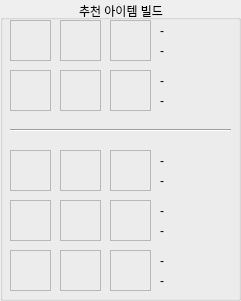
   <widget class="QGroupBox" name="groupBox_4">
    <property name="geometry">
     <rect>
      <x>480</x>
      <y>10</y>
      <width>241</width>
      <height>301</height>
     </rect>
    </property>
    <property name="layoutDirection">
     <enum>Qt::RightToLeft</enum>
    </property>
    <property name="title">
     <string>추천 아이템 빌드</string>
    </property>
    <property name="alignment">
     <set>Qt::AlignCenter</set>
    </property>
    <widget class="Line" name="line">
     <property name="geometry">
      <rect>
       <x>10</x>
       <y>120</y>
       <width>221</width>
       <height>21</height>
      </rect>
     </property>
     <property name="orientation">
      <enum>Qt::Horizontal</enum>
     </property>
    </widget>
    <widget class="QLabel" name="startitem_img_1">
     <property name="geometry">
      <rect>
       <x>10</x>
       <y>20</y>
       <width>41</width>
       <height>41</height>
      </rect>
     </property>
     <property name="frameShape">
      <enum>QFrame::StyledPanel</enum>
     </property>
     <property name="text">
      <string/>
     </property>
    </widget>
    <widget class="QLabel" name="startitem_img_2">
     <property name="geometry">
      <rect>
       <x>60</x>
       <y>20</y>
       <width>41</width>
       <height>41</height>
      </rect>
     </property>
     <property name="frameShape">
      <enum>QFrame::StyledPanel</enum>
     </property>
     <property name="text">
      <string/>
     </property>
    </widget>
    <widget class="QLabel" name="startitem_img_4">
     <property name="geometry">
      <rect>
       <x>10</x>
       <y>70</y>
       <width>41</width>
       <height>41</height>
      </rect>
     </property>
     <property name="frameShape">
      <enum>QFrame::StyledPanel</enum>
     </property>
     <property name="text">
      <string/>
     </property>
    </widget>
    <widget class="QLabel" name="startitem_img_5">
     <property name="geometry">
      <rect>
       <x>60</x>
       <y>70</y>
       <width>41</width>
       <height>41</height>
      </rect>
     </property>
     <property name="frameShape">
      <enum>QFrame::StyledPanel</enum>
     </property>
     <property name="text">
      <string/>
     </property>
    </widget>
    <widget class="QLabel" name="item_img_1">
     <property name="geometry">
      <rect>
       <x>10</x>
       <y>150</y>
       <width>41</width>
       <height>41</height>
      </rect>
     </property>
     <property name="frameShape">
      <enum>QFrame::StyledPanel</enum>
     </property>
     <property name="text">
      <string/>
     </property>
    </widget>
    <widget class="QLabel" name="item_img_2">
     <property name="geometry">
      <rect>
       <x>60</x>
       <y>150</y>
       <width>41</width>
       <height>41</height>
      </rect>
     </property>
     <property name="frameShape">
      <enum>QFrame::StyledPanel</enum>
     </property>
     <property name="text">
      <string/>
     </property>
    </widget>
    <widget class="QLabel" name="item_img_3">
     <property name="geometry">
      <rect>
       <x>110</x>
       <y>150</y>
       <width>41</width>
       <height>41</height>
      </rect>
     </property>
     <property name="frameShape">
      <enum>QFrame::StyledPanel</enum>
     </property>
     <property name="text">
      <string/>
     </property>
    </widget>
    <widget class="QLabel" name="item_img_4">
     <property name="geometry">
      <rect>
       <x>10</x>
       <y>200</y>
       <width>41</width>
       <height>41</height>
      </rect>
     </property>
     <property name="frameShape">
      <enum>QFrame::StyledPanel</enum>
     </property>
     <property name="text">
      <string/>
     </property>
    </widget>
    <widget class="QLabel" name="item_img_5">
     <property name="geometry">
      <rect>
       <x>60</x>
       <y>200</y>
       <width>41</width>
       <height>41</height>
      </rect>
     </property>
     <property name="frameShape">
      <enum>QFrame::StyledPanel</enum>
     </property>
     <property name="text">
      <string/>
     </property>
    </widget>
    <widget class="QLabel" name="item_img_6">
     <property name="geometry">
      <rect>
       <x>110</x>
       <y>200</y>
       <width>41</width>
       <height>41</height>
      </rect>
     </property>
     <property name="frameShape">
      <enum>QFrame::StyledPanel</enum>
     </property>
     <property name="text">
      <string/>
     </property>
    </widget>
    <widget class="QLabel" name="item_img_7">
     <property name="geometry">
      <rect>
       <x>10</x>
       <y>250</y>
       <width>41</width>
       <height>41</height>
      </rect>
     </property>
     <property name="frameShape">
      <enum>QFrame::StyledPanel</enum>
     </property>
     <property name="text">
      <string/>
     </property>
    </widget>
    <widget class="QLabel" name="item_img_8">
     <property name="geometry">
      <rect>
       <x>60</x>
       <y>250</y>
       <width>41</width>
       <height>41</height>
      </rect>
     </property>
     <property name="frameShape">
      <enum>QFrame::StyledPanel</enum>
     </property>
     <property name="text">
      <string/>
     </property>
    </widget>
    <widget class="QLabel" name="item_img_9">
     <property name="geometry">
      <rect>
       <x>110</x>
       <y>250</y>
       <width>41</width>
       <height>41</height>
      </rect>
     </property>
     <property name="frameShape">
      <enum>QFrame::StyledPanel</enum>
     </property>
     <property name="text">
      <string/>
     </property>
    </widget>
    <widget class="QLabel" name="startitem_rate_1">
     <property name="geometry">
      <rect>
       <x>160</x>
       <y>23</y>
       <width>81</width>
       <height>16</height>
      </rect>
     </property>
     <property name="font">
      <font>
       <family>Arial</family>
      </font>
     </property>
     <property name="frameShape">
      <enum>QFrame::NoFrame</enum>
     </property>
     <property name="text">
      <string>-</string>
     </property>
     <property name="alignment">
      <set>Qt::AlignLeading|Qt::AlignLeft|Qt::AlignVCenter</set>
     </property>
    </widget>
    <widget class="QLabel" name="startitem_rate_2">
     <property name="geometry">
      <rect>
       <x>160</x>
       <y>43</y>
       <width>81</width>
       <height>16</height>
      </rect>
     </property>
     <property name="font">
      <font>
       <family>Arial</family>
      </font>
     </property>
     <property name="frameShape">
      <enum>QFrame::NoFrame</enum>
     </property>
     <property name="text">
      <string>-</string>
     </property>
     <property name="alignment">
      <set>Qt::AlignLeading|Qt::AlignLeft|Qt::AlignVCenter</set>
     </property>
    </widget>
    <widget class="QLabel" name="startitem_rate_3">
     <property name="geometry">
      <rect>
       <x>160</x>
       <y>73</y>
       <width>81</width>
       <height>16</height>
      </rect>
     </property>
     <property name="font">
      <font>
       <family>Arial</family>
      </font>
     </property>
     <property name="frameShape">
      <enum>QFrame::NoFrame</enum>
     </property>
     <property name="text">
      <string>-</string>
     </property>
     <property name="alignment">
      <set>Qt::AlignLeading|Qt::AlignLeft|Qt::AlignVCenter</set>
     </property>
    </widget>
    <widget class="QLabel" name="startitem_rate_4">
     <property name="geometry">
      <rect>
       <x>160</x>
       <y>93</y>
       <width>81</width>
       <height>16</height>
      </rect>
     </property>
     <property name="font">
      <font>
       <family>Arial</family>
      </font>
     </property>
     <property name="frameShape">
      <enum>QFrame::NoFrame</enum>
     </property>
     <property name="text">
      <string>-</string>
     </property>
     <property name="alignment">
      <set>Qt::AlignLeading|Qt::AlignLeft|Qt::AlignVCenter</set>
     </property>
    </widget>
    <widget class="QLabel" name="item_rate_1">
     <property name="geometry">
      <rect>
       <x>160</x>
       <y>153</y>
       <width>81</width>
       <height>16</height>
      </rect>
     </property>
     <property name="font">
      <font>
       <family>Arial</family>
      </font>
     </property>
     <property name="frameShape">
      <enum>QFrame::NoFrame</enum>
     </property>
     <property name="text">
      <string>-</string>
     </property>
     <property name="alignment">
      <set>Qt::AlignLeading|Qt::AlignLeft|Qt::AlignVCenter</set>
     </property>
    </widget>
    <widget class="QLabel" name="item_rate_2">
     <property name="geometry">
      <rect>
       <x>160</x>
       <y>173</y>
       <width>81</width>
       <height>16</height>
      </rect>
     </property>
     <property name="font">
      <font>
       <family>Arial</family>
      </font>
     </property>
     <property name="frameShape">
      <enum>QFrame::NoFrame</enum>
     </property>
     <property name="text">
      <string>-</string>
     </property>
     <property name="alignment">
      <set>Qt::AlignLeading|Qt::AlignLeft|Qt::AlignVCenter</set>
     </property>
    </widget>
    <widget class="QLabel" name="item_rate_3">
     <property name="geometry">
      <rect>
       <x>160</x>
       <y>203</y>
       <width>81</width>
       <height>16</height>
      </rect>
     </property>
     <property name="font">
      <font>
       <family>Arial</family>
      </font>
     </property>
     <property name="frameShape">
      <enum>QFrame::NoFrame</enum>
     </property>
     <property name="text">
      <string>-</string>
     </property>
     <property name="alignment">
      <set>Qt::AlignLeading|Qt::AlignLeft|Qt::AlignVCenter</set>
     </property>
    </widget>
    <widget class="QLabel" name="item_rate_4">
     <property name="geometry">
      <rect>
       <x>160</x>
       <y>223</y>
       <width>81</width>
       <height>16</height>
      </rect>
     </property>
     <property name="font">
      <font>
       <family>Arial</family>
      </font>
     </property>
     <property name="frameShape">
      <enum>QFrame::NoFrame</enum>
     </property>
     <property name="text">
      <string>-</string>
     </property>
     <property name="alignment">
      <set>Qt::AlignLeading|Qt::AlignLeft|Qt::AlignVCenter</set>
     </property>
    </widget>
    <widget class="QLabel" name="item_rate_5">
     <property name="geometry">
      <rect>
       <x>160</x>
       <y>253</y>
       <width>81</width>
       <height>16</height>
      </rect>
     </property>
     <property name="font">
      <font>
       <family>Arial</family>
      </font>
     </property>
     <property name="frameShape">
      <enum>QFrame::NoFrame</enum>
     </property>
     <property name="text">
      <string>-</string>
     </property>
     <property name="alignment">
      <set>Qt::AlignLeading|Qt::AlignLeft|Qt::AlignVCenter</set>
     </property>
    </widget>
    <widget class="QLabel" name="item_rate_6">
     <property name="geometry">
      <rect>
       <x>160</x>
       <y>273</y>
       <width>81</width>
       <height>16</height>
      </rect>
     </property>
     <property name="font">
      <font>
       <family>Arial</family>
      </font>
     </property>
     <property name="frameShape">
      <enum>QFrame::NoFrame</enum>
     </property>
     <property name="text">
      <string>-</string>
     </property>
     <property name="alignment">
      <set>Qt::AlignLeading|Qt::AlignLeft|Qt::AlignVCenter</set>
     </property>
    </widget>
    <widget class="QLabel" name="startitem_img_3">
     <property name="geometry">
      <rect>
       <x>110</x>
       <y>20</y>
       <width>41</width>
       <height>41</height>
      </rect>
     </property>
     <property name="frameShape">
      <enum>QFrame::StyledPanel</enum>
     </property>
     <property name="text">
      <string/>
     </property>
    </widget>
    <widget class="QLabel" name="startitem_img_6">
     <property name="geometry">
      <rect>
       <x>110</x>
       <y>70</y>
       <width>41</width>
       <height>41</height>
      </rect>
     </property>
     <property name="frameShape">
      <enum>QFrame::StyledPanel</enum>
     </property>
     <property name="text">
      <string/>
     </property>
    </widget>
   </widget>
